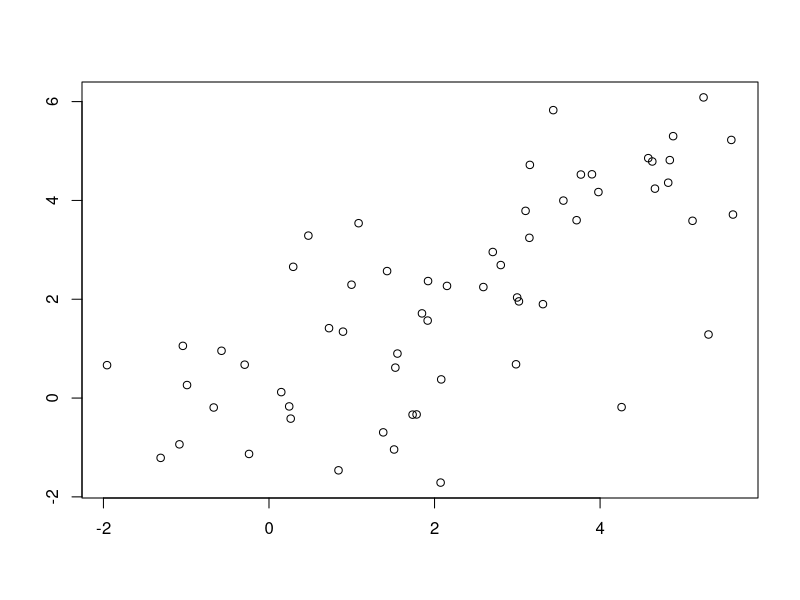
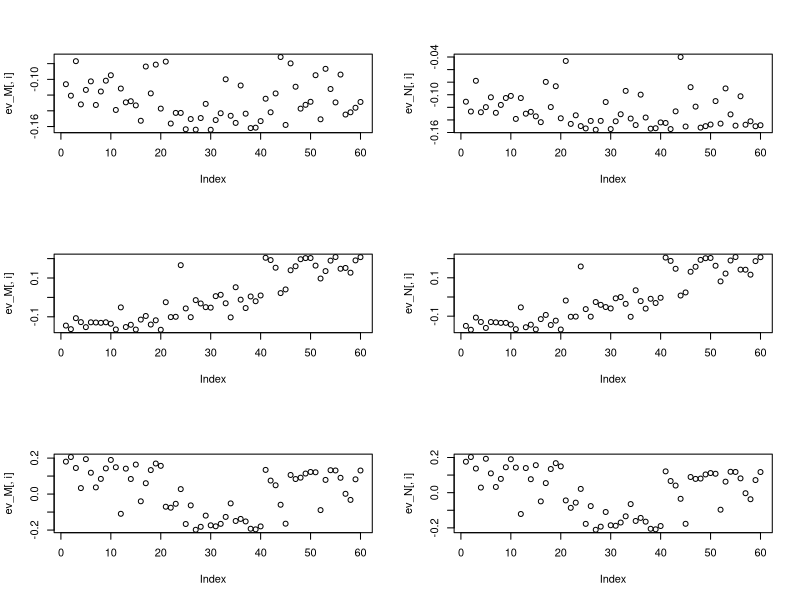

Generate these figures, in order, with R:
sep_b =2

n <- 60
p <- 2

y<- matrix(rnorm(n*p),n,p)

y[21:40,]<- y[21:40,]+ sep_b
y[41:60,]<- y[41:60,]+ sep_b*2

plot(y[,1],y[,2],xlab="",ylab="")


D<- as.matrix(dist(y, diag=TRUE,upper = TRUE) )

# get the weighted adjacency matrix
A<- exp(-D**2/2)/(2*pi)
diag(A)<- 0 
degree<- rowSums(A)

L<- diag(degree) - A

# get the marginal connecting probability
Omega<- solve(L+1/n/n)
Omega_ii<- diag(Omega)
M<- (outer(Omega_ii,Omega_ii,"+")-2*Omega)*A


# get the normalized Laplacian
N<- diag(degree**(-0.5))%*%L%*%diag(degree**(-0.5))


ev_M<- eigen(M)$vector[,1:4]
ev_N<- eigen(-N)$vector[,1:4]

# compare the eigenvectors side-by-side
par(mfrow=c(3,2))
for(i in 1:3){
  # check sign:
  if (ev_M[,i]%*%ev_N[,i]<0)  ev_N[,i]<- -ev_N[,i]
  plot(ev_M[,i])
  plot(ev_N[,i])
}
